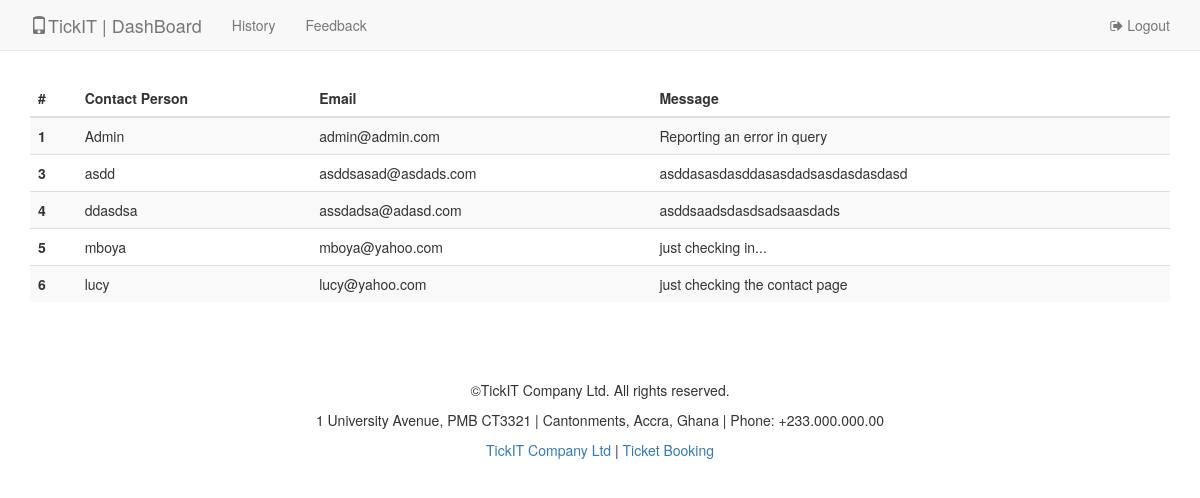
Page /pages/feedback.php (signed in) on the committed database.
### tables this page shows
CREATE TABLE `contact` (
  `contact_id` int(11) NOT NULL,
  `name` varchar(50) NOT NULL,
  `email` varchar(60) NOT NULL,
  `message` text NOT NULL
);

### database/Database.php (called while the page is built, shortened)
<?php
class Database
{
    public $conn;
    public $result;
    public function connect()
    {
        $this->conn = mysqli_connect(SERVER, USERNAME, PASSWORD, DATABASE);
        if (mysqli_connect_errno()) {
            return false;
        } else {
            return true;
        }
    }
    public function query($sql)
    {
        return ($this->result = mysqli_query($this->conn, $sql)) != false;
    }
    public function fetch_json()
    {
        return json_encode(mysqli_fetch_all($this->result, MYSQLI_ASSOC));
    }
}
?>

### classes/contact.php (called while the page is built, shortened)
<?php
include_once '../setting/init.php';
include_once DATABASES . 'Database.php';
class contact extends Database
{
    public function get_all_contacts()
    {
        $this->query("SELECT * from contact");
        return $this->fetch_json();
    }
}

### pages/feedback.php (the view, shortened to what this page needs)
<?php
include_once REQUIRES . 'header.php';
include_once LAYOUT . 'admin_layout.php';
include_once CLASSES . 'contact.php';
echo '<br><br>';
$cont = new contact();
echo '<br><br><div class="container"><table class="table table-striped">
  <thead>
    <tr>
      <th>#</th>
      <th>Contact Person</th>
      <th>Email</th>
      <th>Message</th>
    </tr>
  </thead><tbody>';
$logs = json_decode($cont->get_all_contacts());
foreach ($logs as $log) {
    echo '<tr><th ="row">' . $log->contact_id . '</th><td>' . $log->name . '</td><td>' . $log->email . '</td><td>' . $log->message . '</td></tr>';
}
echo '</tbody>
</table></div>';
?>
<?php
echo '<br><br><br>';
include_once REQUIRES . 'footer.php';
?>

### rows in the picture
contact: contact_id "1", name "Admin", email "admin@admin.com", message "Reporting an error in query"
contact: contact_id "3", name "asdd", email "asddsasad@asdads.com", message "asddasasdasddasasdadsasdasdasdasd"
contact: contact_id "4", name "ddasdsa", email "assdadsa@adasd.com", message "asddsaadsdasdsadsaasdads"
contact: contact_id "5", name "mboya", email "mboya@yahoo.com", message "just checking in..."
contact: contact_id "6", name "lucy", email "lucy@yahoo.com", message "just checking the contact page"
